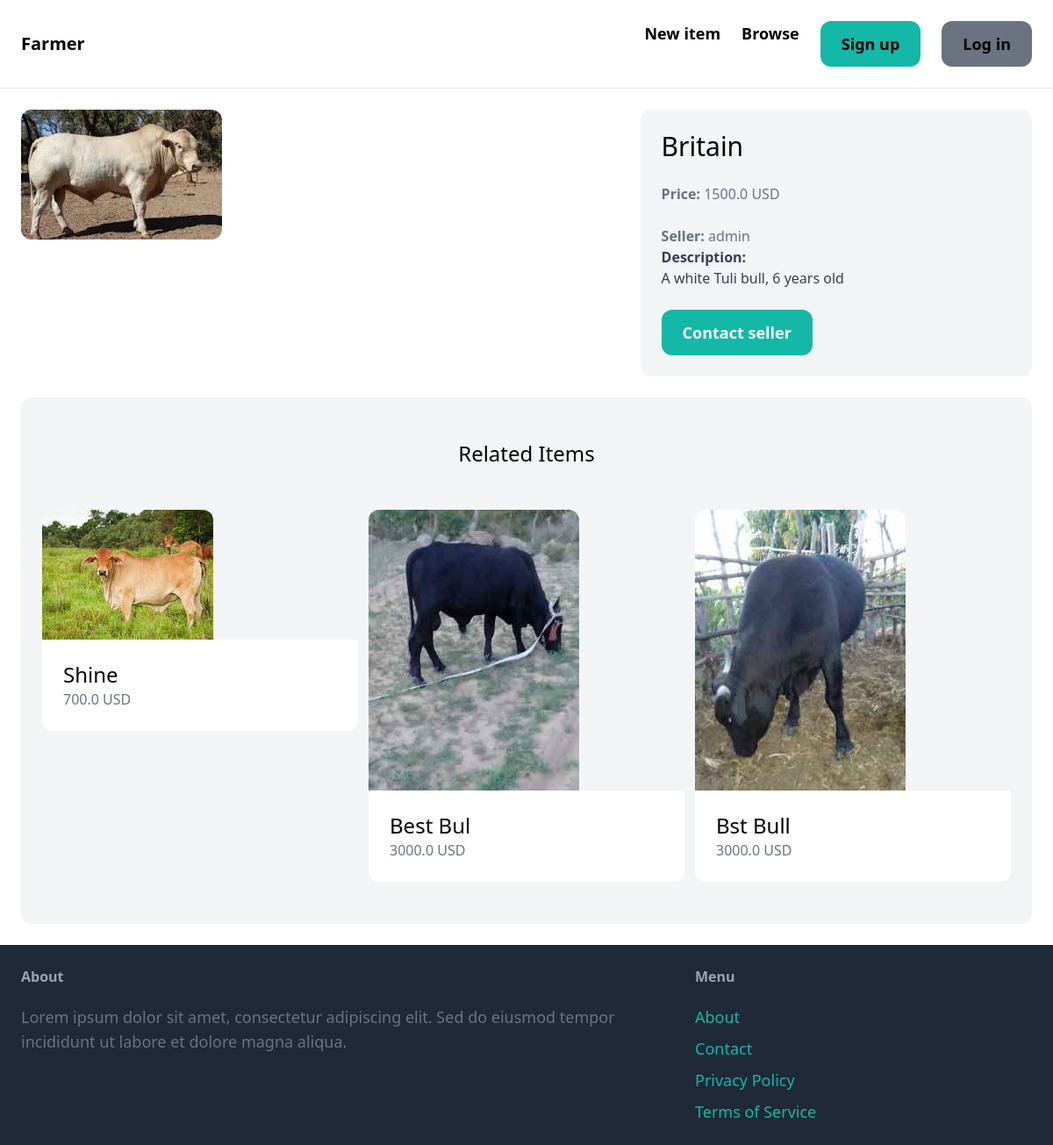
Page /items/1/ on the committed database.
### item/models.py (models this page shows, shortened)
class Item(models.Model):
    category = models.ForeignKey(Category, related_name='items', on_delete=models.CASCADE)
    name = models.CharField(max_length=255)
    description = models.TextField(blank=True, null=True)
    price = models.FloatField()
    image = models.ImageField(upload_to='items_images', blank=True, null=True)
    is_sold = models.BooleanField(default=False)
    created_by = models.ForeignKey(User, related_name='items', on_delete=models.CASCADE)
    created_at = models.DateTimeField(auto_now_add=True)

### item/views.py (the view)
# urls.py: path('<int:pk>/', views.detail, name='detail'),
def detail(request, pk):
    item = get_object_or_404(Item, pk=pk)
    related_items = Item.objects.filter(category=item.category, is_sold=False).exclude(pk=pk)[0:3]
    return render(request, 'item/detail.html', {
        'item': item,
        'related_items': related_items
})

### item/templates/item/detail.html (shortened to what this page needs)
{% extends "farmer/base.html" %}
{% block content %}
<div class="grid grid-cols-5 gap-6">
    <div class="col-span-3">
        <img src="{{ item.image.url }}" alt="{{ item.name }}" class=" rounded-xl">
    </div>
    <div class="col-span-2 p-6 bg-gray-100 rounded-xl">
        <h1 class="text-3xl mb-6">{{ item.name }}</h1>
        <p class="text-gray-500 mb-6"><strong>Price: </strong>{{item.price}} USD</p>
        <p class="text-gray-500"><strong>Seller: </strong>{{ item.created_by.username}}</p>
        {%if item.description %}
            <p class="text-gray-700">
                <strong>Description: </strong><br>
                {{ item.description}}
            </p>
        {%endif%}
        {% if request.user == item.created_by %}
            <div class="mt-6 p-6 bg-white rounded-xl">
                <p> This is your item.</p>
                <a href="{% url 'item:edit' item.id %}" class="mt-6 inline-block px-6 py-3 text-lg font-semibold bg-teal-500 text-white rounded-xl"> Edit </a>
                <a href="{% url 'item:delete' item.id %}" class="mt-6 inline-block px-6 py-3 text-lg font-semibold bg-red-500 text-white rounded-xl"> Delete</a>
            </div>
        {% else %}
            <a href="#" class="mt-6 inline-block px-6 py-3 text-lg font-semibold bg-teal-500 text-white hover:bg-teal-700 rounded-xl">
            Contact seller</a>
        {% endif %}
    </div>
</div>
<div class="mt-6 px-6 py-12 bg-gray-100 rounded-xl">
    <h2 class ="mb-12 text-2xl text-center">Related Items</h2>
    <div class="grid grid-cols-3 gap-3">
      {% for item in related_items %}
      <div>
        <a href="{% url 'item:detail' item.id %}" >
          <div>
              <img src="{{ item.image.url }}" alt="{{ item.name }}" class="rounded-t-xl">
          </div>
          <div class="p-6 bg-white rounded-b-xl">
              <h2 class="text-2xl">{{ item.name }}</h2>
              <p class="text-gray-500">{{ item.price }} USD</p>
          </div>
        </a>
      </div>
      {% endfor %}
    </div>
</div>
{%endblock%}

### rows in the picture
Item: image (picture), name "Britain", price "1500.0", created_by.username "admin", description "A white Tuli bull, 6 years old"
Item: image (picture), name "Shine", price "700.0"
Item: image (picture), name "Best Bul", price "3000.0"
Item: image (picture), name "Bst Bull", price "3000.0"
